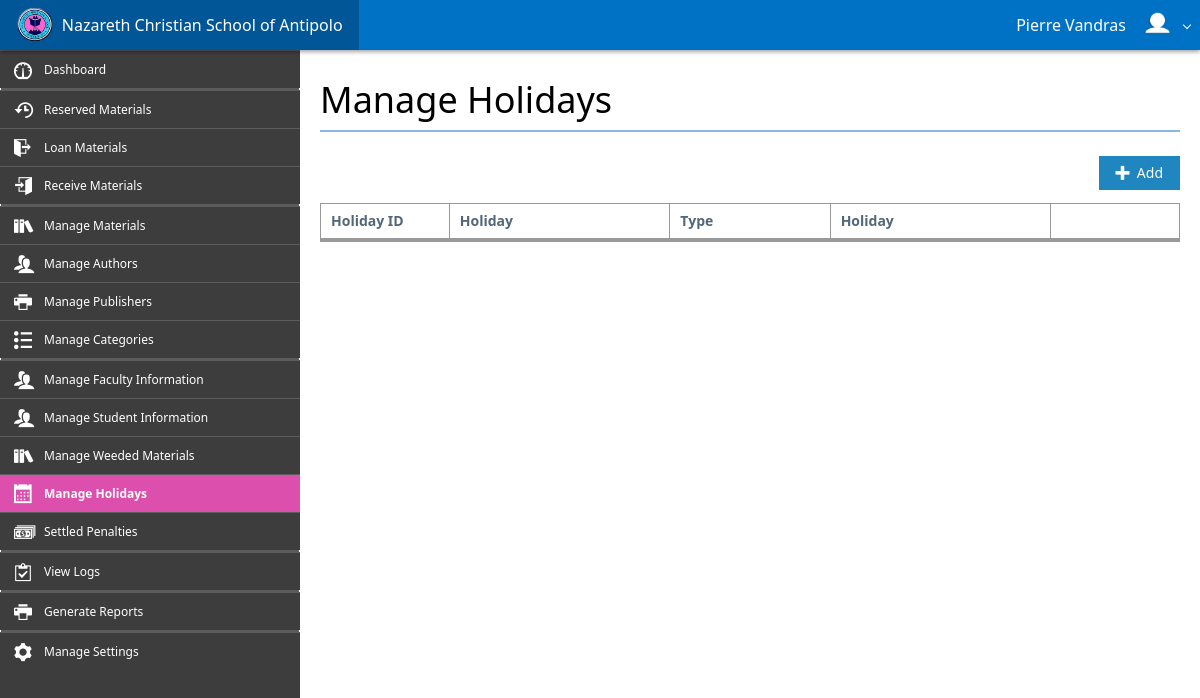
/control_panel/manage_holidays.php (signed in), run on an earlier commit of the app's database.
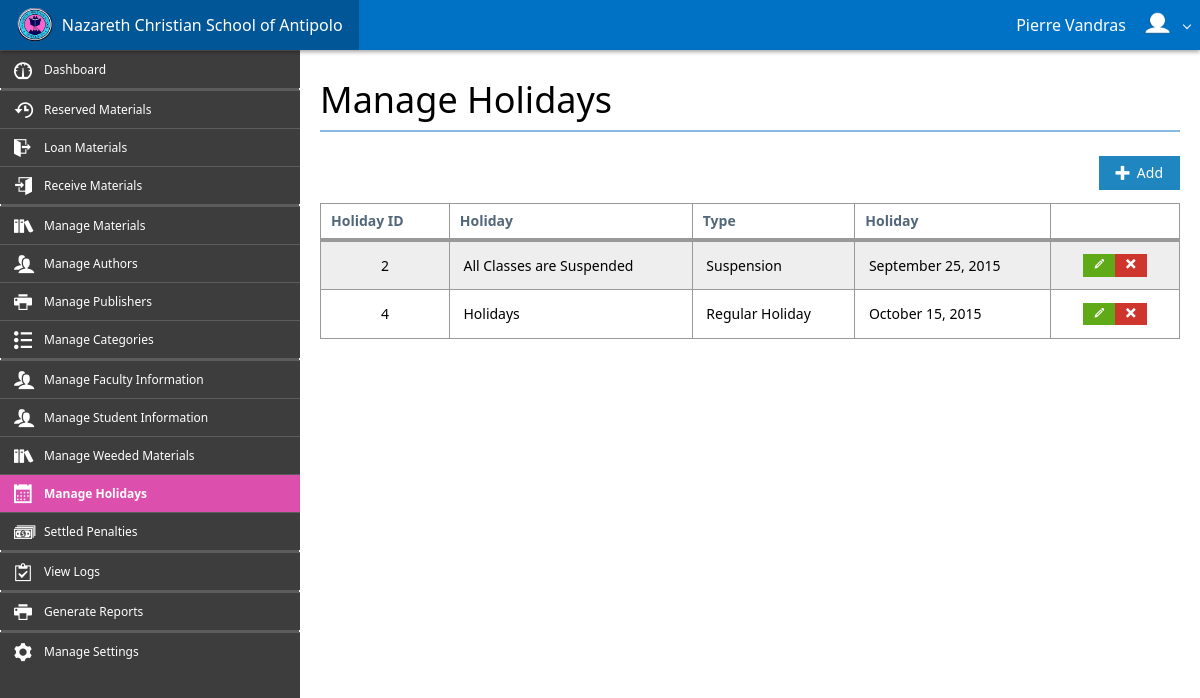
And on a later commit of the database.
### tables this page shows
CREATE TABLE IF NOT EXISTS `holidays` (
  `Holiday_ID` int(10) NOT NULL AUTO_INCREMENT,
  `Holiday` varchar(50) NOT NULL,
  `Holiday_Type` varchar(20) NOT NULL,
  `Month` int(2) NOT NULL,
  `Day` int(2) NOT NULL,
  `Year` int(4) NOT NULL DEFAULT '0',
  PRIMARY KEY (`Holiday_ID`)
);

### control_panel/requests/connection.php (called while the page is built, shortened)
<?php
    class Connection {
        private $hostname = 'localhost';
        private $username = 'root';
        private $password = '';
        private $database = 'ncsa_db';
        private $connection, $query;
        function open() {
            $this->connection = mysqli_connect($this->hostname, $this->username, $this->password, $this->database);
        }
        function query($sql) {
            $this->query = mysqli_query($this->connection, $sql);
        }
        function fetch_assoc() {
            return mysqli_fetch_assoc($this->query);
        }
    }
?>

### control_panel/manage_holidays.php (the view, shortened to what this page needs)
<?php
    include_once('assets/system/header.php');
?>
<div class="app-bar fixed-top shadow" data-role="appbar">
    <a class="app-bar-element branding" href="./"><img class="app-logo" src="assets/img/logo.png">&nbsp;&nbsp;Nazareth Christian School of Antipolo</a>
    <?php
        if(isset($_SESSION['account_username'])) {
            $name = $_SESSION['account_first_name'] . ' ' . $_SESSION['account_last_name'];
            echo '<ul class="app-bar-menu place-right">';
            echo '<li><a class="app-bar-element dropdown-toggle">' . $name . '&nbsp;&nbsp;<img class="app-logo" src="./../user_images/' . $_SESSION['account_image'] . '"></a>';
            echo '</li>';
            echo '</ul>';
        } else {
            echo '<div class="place-right">';
            echo '<a class="app-bar-element" href="login.php"><span class="mif-switch"></span>&nbsp;&nbsp;Login</a>';
            echo '</div>';
        }
    ?>
</div>
<div id="main-block">
    <div class="flex-grid" style="height: 100%;">
        <div class="row" style="height: 100%;">
            <div id="cell-sidebar" class="cell bg-lightDark size-x300" style="overflow-y: scroll; height: 100%;">
                <ul class="sidebar2 dark">
                    <li><a href="./"><span class="mif-meter icon"></span><span class="title">Dashboard</span></a></li>
                    <li class="divider"></li><li class="divider"></li>
                    <li><a href="./reserved_materials.php"><span class="mif-history icon"></span><span class="title">Reserved Materials</span></a></li>
                    <li><a href="./loan_materials.php"><span class="mif-exit icon"></span><span class="title">Loan Materials</span></a></li>
                    <li><a href="./receive_materials.php"><span class="mif-enter icon"></span><span class="title">Receive Materials</span></a></li>
                    <li class="divider"></li><li class="divider"></li>
                    <li><a href="./manage_materials.php"><span class="mif-books icon"></span><span class="title">Manage Materials</span></a></li>
                    <li><a href="./manage_authors.php"><span class="mif-users icon"></span><span class="title">Manage Authors</span></a></li>
                    <li><a href="./manage_publishers.php"><span class="mif-printer icon"></span><span class="title">Manage Publishers</span></a></li>
                    <li><a href="./manage_categories.php"><span class="mif-list2 icon"></span><span class="title">Manage Categories</span></a></li>
                    <li class="divider"></li><li class="divider"></li>
                    <li><a href="./manage_faculties.php"><span class="mif-users icon"></span><span class="title">Manage Faculty Information</span></a></li>
                    <li><a href="./manage_students.php"><span class="mif-users icon"></span><span class="title">Manage Student Information</span></a></li>
                    <li><a href="./manage_weeding.php"><span class="mif-books icon"></span><span class="title">Manage Weeded Materials</span></a></li>
                    <li class="active"><a href="./manage_holidays.php"><span class="mif-calendar mif-ani-shuttle icon"></span><span class="title">Manage Holidays</span></a></li>
                    <li><a href="./settled_penalties.php"><span class="mif-dollars icon"></span><span class="title">Settled Penalties</span></a></li>
                    <li class="divider"></li><li class="divider"></li>
                    <li><a href="./view_logs.php"><span class="mif-clipboard icon"></span><span class="title">View Logs</span></a></li>
                    <li class="divider"></li><li class="divider"></li>
                    <li><a href="./generate_reports.php"><span class="mif-printer icon"></span><span class="title">Generate Reports</span></a></li>
                    <li class="divider"></li><li class="divider"></li>
                    <li><a href="./settings.php"><span class="mif-cog icon"></span><span class="title">Manage Settings</span></a></li>
                </ul>
            </div>
            <div id="cell-content" class="cell auto-size padding20 pane-scroll">
                <h1 class="text-light">Manage Holidays</h1>
                <hr><br>
                <div class="align-right">
                    <a class="button primary beautify beautify-mif" data-button="add-holiday-button" data-role="hint" data-hint="Add Holiday" data-hint-background="#dc4fad" data-hint-color="#ffffff" data-hint-mode="2" data-hint-position="top"><span class="mif mif-plus"></span>&nbsp;&nbsp;Add</a>
                </div>
                <table id="holidays-table" class="table striped border bordered">
                    <thead>
                        <tr>
                            <th width="15%">Holiday ID</th>
                            <th>Holiday</th>
                            <th>Type</th>
                            <th>Holiday</th>
                            <th width="15%"></th>
                        </tr>
                    </thead>
                    <tbody>
                        <?php
                            require_once('requests/connection.php');
                            $connection = new Connection();
                            $connection->open();
                            $connection->query("SELECT * FROM holidays");
                            while($row = $connection->fetch_assoc()) {
                                echo '<tr>';
                                echo '<td class="align-center">' . $row['Holiday_ID'] . '</td>';
                                echo '<td>' . $row['Holiday'] . '</td>';
                                echo '<td>' . $row['Holiday_Type'] . '</td>';
                                echo '<td>' . date('F d, Y', strtotime($row['Year'] . '-' . $row['Month'] . '-' . $row['Day'])) . '</td>';
                                echo '<td class="align-center"><a class="button success mini-button beautify" data-button="edit-holiday-button" data-var-id="' . $row['Holiday_ID'] . '" data-role="hint" data-hint="Edit Holiday" data-hint-background="#dc4fad" data-hint-color="#ffffff" data-hint-mode="2" data-hint-position="top"><span class="mif mif-pencil"></span></a><a class="button danger mini-button beautify" data-button="delete-holiday-button" data-var-id="' . $row['Holiday_ID'] . '" data-role="hint" data-hint="Delete Holiday" data-hint-background="#dc4fad" data-hint-color="#ffffff" data-hint-mode="2" data-hint-position="top"><span class="mif mif-cross"></span></a></td>';
                                echo '</tr>';
                            }
                        ?>
                    </tbody>
                </table>
            </div>
        </div>
    </div>
</div>
<?php
    include_once('assets/system/footer.php');
?>

### control_panel/assets/system/header.php (shortened to what this page needs)
<!DOCTYPE html>
<html>
<head>
    <link rel="stylesheet" href="assets/css/metro.min.css">
    <link rel="stylesheet" href="assets/css/metro-icons.min.css">
    <link rel="stylesheet" href="assets/css/metro-responsive.min.css">
    <link rel="stylesheet" href="assets/css/stylesheet.css">
</head>
<body id="main-body">

### control_panel/assets/css/stylesheet.css (style rules this page uses)
.app-logo { margin-top: -4px; height: 75%; }
.bg-lightDark { background-color: #3D3D3D; }
.pane-scroll { overflow-y: scroll; height: 100%; }
.sidebar2.dark { border: none; min-width: 100%; }
.sidebar2.dark li.active a { background-color: #dc4fad; }
.sidebar2 li a { padding: .50rem 1.75rem .50rem 2.25rem; }
.sidebar2 > li > a > .title { font-size: .75rem; margin-left: .5rem; }
a.button.beautify.beautify-mif .mif { margin-top: -.15rem !important; }
a.button.mini-button.beautify { padding: .2rem .625rem !important; }
#main-body { padding: 3.125rem 0 0; }
#main-block { min-height: 100%; height: 100%; }

What changed in the data, as far as the page shows it:
added holidays: Holiday_ID "2", Holiday "All Classes are Suspended", Holiday_Type "Suspension", Year+Month+Day "September 25, 2015"
added holidays: Holiday_ID "4", Holiday "Holidays", Holiday_Type "Regular Holiday", Year+Month+Day "October 15, 2015"
